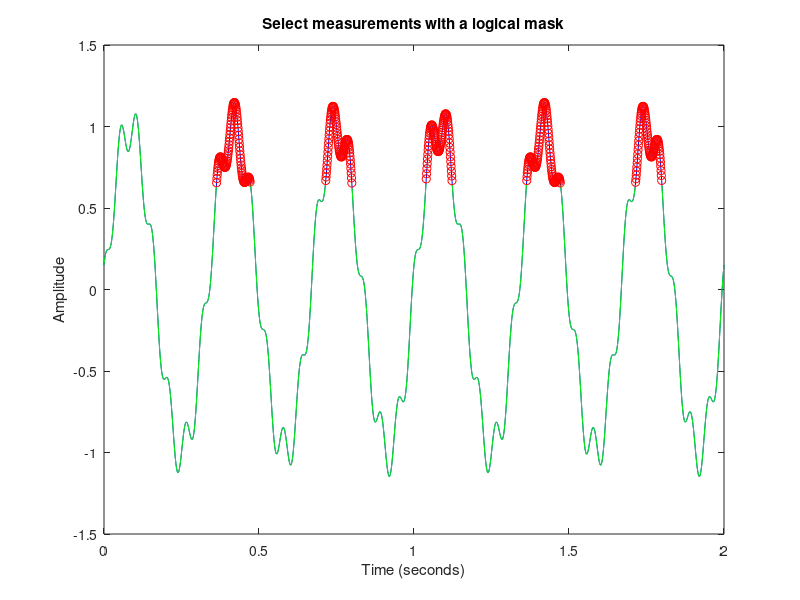

This figure's MATLAB source: (Note: this script raises an error after producing the figure.)
% Select and clean measurements without changing the original recording.
t = linspace(0, 2, 2000);
signal = sin(2*pi*3*t) + 0.15*cos(2*pi*19*t);
selected = (signal > 0.65) & (t > 0.2) & (t < 1.8);
clean = signal;
clean(selected) = NaN;
plot(t, signal, 'b-', t, clean, 'g-', t(selected), signal(selected), 'ro');
title('Select measurements with a logical mask');
xlabel('Time (seconds)');
ylabel('Amplitude');
legend('Original', 'Retained', 'Selected');
grid on;
selected_count = nnz(selected)
